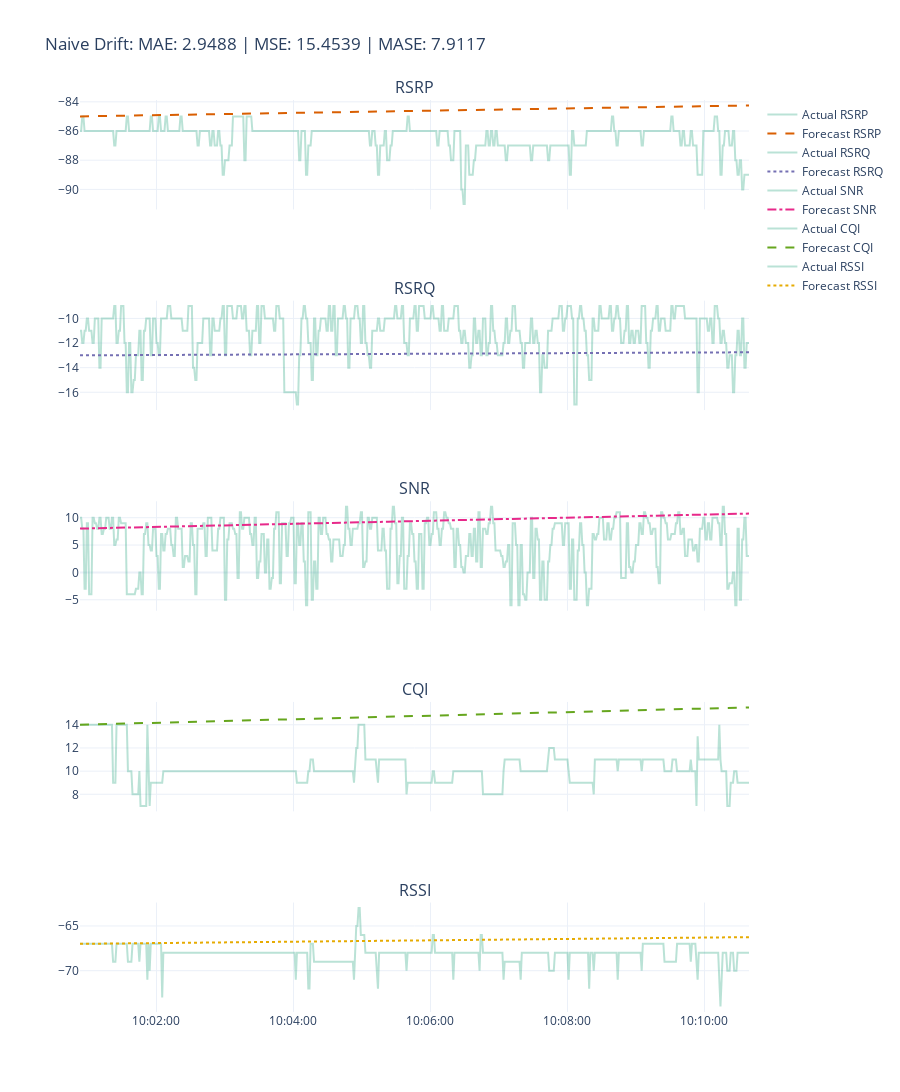

Notebook code cell kept with this figure:
### Code cell
fig = plot_forecast(
    ts_actual,
    y_pred,
    title=f"{name}: MAE: {metrics['MAE']:.4f} | MSE: {metrics['MSE']:.4f} | MASE: {metrics['MASE']:.4f}",
)
fig.show()
# fig.write_image("imgs/chapter_4/ma.png")

### Figure 1 — Plotly figure (JSON) as saved in the notebook; plotly's stock layout.template omitted (floating-point values rounded to 4 significant figures; data arrays with more than 128 entries replaced by an {"elided": "..."} marker saying what was removed)
{"data": [{"line": {"color": "rgba(27,158,119, 0.3)"}, "mode": "lines", "name": "Actual RSRP", "type": "scatter", "x": {"elided": "587 str values"}, "xaxis": "x", "y": {"elided": "587 int values"}, "yaxis": "y"}, {"line": {"color": "rgba(217,95,2, 1)", "dash": "dash"}, "mode": "lines", "name": "Forecast RSRP", "type": "scatter", "x": {"elided": "587 str values"}, "xaxis": "x", "y": {"elided": "587 float values"}, "yaxis": "y"}, {"line": {"color": "rgba(27,158,119, 0.3)"}, "mode": "lines", "name": "Actual RSRQ", "type": "scatter", "x": {"elided": "587 str values"}, "xaxis": "x2", "y": {"elided": "587 int values"}, "yaxis": "y2"}, {"line": {"color": "rgba(117,112,179, 1)", "dash": "dot"}, "mode": "lines", "name": "Forecast RSRQ", "type": "scatter", "x": {"elided": "587 str values"}, "xaxis": "x2", "y": {"elided": "587 float values"}, "yaxis": "y2"}, {"line": {"color": "rgba(27,158,119, 0.3)"}, "mode": "lines", "name": "Actual SNR", "type": "scatter", "x": {"elided": "587 str values"}, "xaxis": "x3", "y": {"elided": "587 int values"}, "yaxis": "y3"}, {"line": {"color": "rgba(231,41,138, 1)", "dash": "dashdot"}, "mode": "lines", "name": "Forecast SNR", "type": "scatter", "x": {"elided": "587 str values"}, "xaxis": "x3", "y": {"elided": "587 float values"}, "yaxis": "y3"}, {"line": {"color": "rgba(27,158,119, 0.3)"}, "mode": "lines", "name": "Actual CQI", "type": "scatter", "x": {"elided": "587 str values"}, "xaxis": "x4", "y": {"elided": "587 int values"}, "yaxis": "y4"}, {"line": {"color": "rgba(102,166,30, 1)", "dash": "dash"}, "mode": "lines", "name": "Forecast CQI", "type": "scatter", "x": {"elided": "587 str values"}, "xaxis": "x4", "y": {"elided": "587 float values"}, "yaxis": "y4"}, {"line": {"color": "rgba(27,158,119, 0.3)"}, "mode": "lines", "name": "Actual RSSI", "type": "scatter", "x": {"elided": "587 str values"}, "xaxis": "x5", "y": {"elided": "587 int values"}, "yaxis": "y5"}, {"line": {"color": "rgba(230,171,2, 1)", "dash": "dot"}, "mode": "lines", "name": "Forecast RSSI", "type": "scatter", "x": {"elided": "587 str values"}, "xaxis": "x5", "y": {"elided": "587 float values"}, "yaxis": "y5"}], "layout": {"annotations": [{"font": {"size": 16}, "showarrow": false, "text": "RSRP", "x": 0.5, "xanchor": "center", "xref": "paper", "y": 1, "yanchor": "bottom", "yref": "paper"}, {"font": {"size": 16}, "showarrow": false, "text": "RSRQ", "x": 0.5, "xanchor": "center", "xref": "paper", "y": 0.78, "yanchor": "bottom", "yref": "paper"}, {"font": {"size": 16}, "showarrow": false, "text": "SNR", "x": 0.5, "xanchor": "center", "xref": "paper", "y": 0.56, "yanchor": "bottom", "yref": "paper"}, {"font": {"size": 16}, "showarrow": false, "text": "CQI", "x": 0.5, "xanchor": "center", "xref": "paper", "y": 0.34, "yanchor": "bottom", "yref": "paper"}, {"font": {"size": 16}, "showarrow": false, "text": "RSSI", "x": 0.5, "xanchor": "center", "xref": "paper", "y": 0.12, "yanchor": "bottom", "yref": "paper"}], "height": 1500, "showlegend": true, "title": {"text": "Naive Drift: MAE: 2.9488 | MSE: 15.4539 | MASE: 7.9117"}, "xaxis": {"anchor": "y", "domain": [0, 1], "matches": "x5", "showticklabels": false, "tickformat": "%H:%M:%S"}, "xaxis2": {"anchor": "y2", "domain": [0, 1], "matches": "x5", "showticklabels": false, "tickformat": "%H:%M:%S"}, "xaxis3": {"anchor": "y3", "domain": [0, 1], "matches": "x5", "showticklabels": false, "tickformat": "%H:%M:%S"}, "xaxis4": {"anchor": "y4", "domain": [0, 1], "matches": "x5", "showticklabels": false, "tickformat": "%H:%M:%S"}, "xaxis5": {"anchor": "y5", "domain": [0, 1], "tickformat": "%H:%M:%S"}, "yaxis": {"anchor": "x", "domain": [0.88, 1]}, "yaxis2": {"anchor": "x2", "domain": [0.66, 0.78]}, "yaxis3": {"anchor": "x3", "domain": [0.44, 0.56]}, "yaxis4": {"anchor": "x4", "domain": [0.22, 0.34]}, "yaxis5": {"anchor": "x5", "domain": [0, 0.12]}}}
